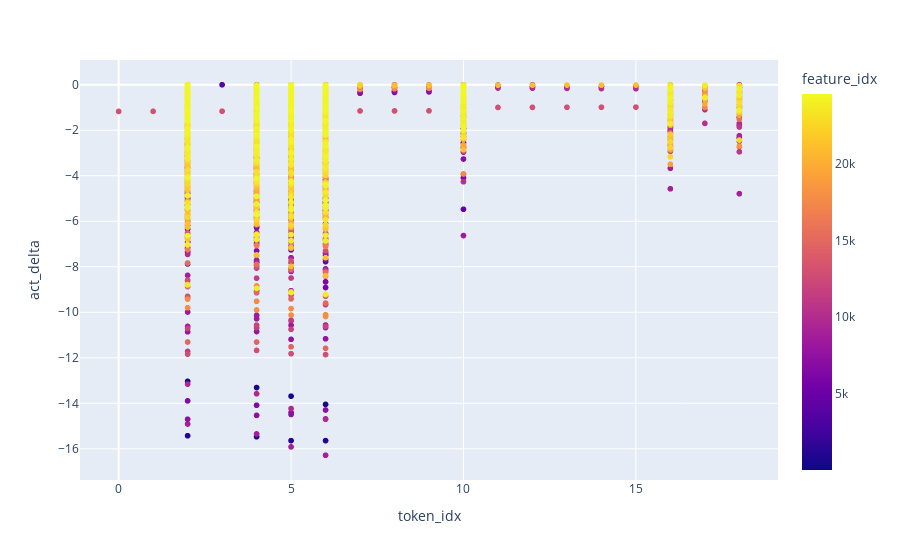

Notebook cell for this chart:
### Markdown cell above
Remarks

### Code cell
fig = px.scatter(plot_df, x='token_idx', y='act_delta', color='feature_idx')
fig.show()

### Figure 1 — Plotly figure (JSON) as saved in the notebook; plotly's stock layout.template omitted (floating-point values rounded to 4 significant figures; data arrays with more than 128 entries replaced by an {"elided": "..."} marker saying what was removed)
{"data": [{"hovertemplate": "token_idx=%{x}<br>act_delta=%{y}<br>feature_idx=%{marker.color}<extra></extra>", "legendgroup": "", "marker": {"color": {"elided": "8734 int values"}, "coloraxis": "coloraxis", "symbol": "circle"}, "mode": "markers", "name": "", "showlegend": false, "type": "scattergl", "x": {"elided": "8734 int values"}, "xaxis": "x", "y": {"elided": "8734 float values"}, "yaxis": "y"}], "layout": {"coloraxis": {"colorbar": {"title": {"text": "feature_idx"}}, "colorscale": [[0, "#0d0887"], [0.1111, "#46039f"], [0.2222, "#7201a8"], [0.3333, "#9c179e"], [0.4444, "#bd3786"], [0.5556, "#d8576b"], [0.6667, "#ed7953"], [0.7778, "#fb9f3a"], [0.8889, "#fdca26"], [1, "#f0f921"]]}, "legend": {"tracegroupgap": 0}, "margin": {"t": 60}, "xaxis": {"anchor": "y", "domain": [0, 1], "title": {"text": "token_idx"}}, "yaxis": {"anchor": "x", "domain": [0, 1], "title": {"text": "act_delta"}}}}
